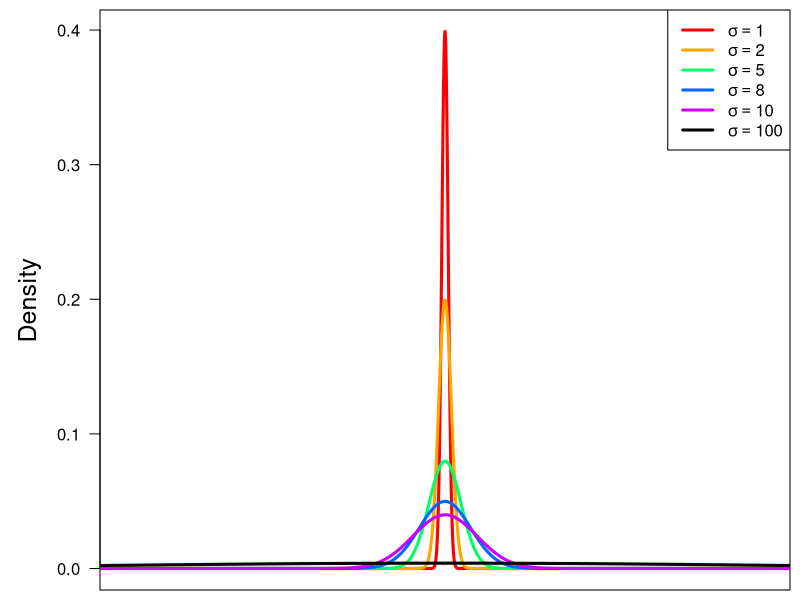
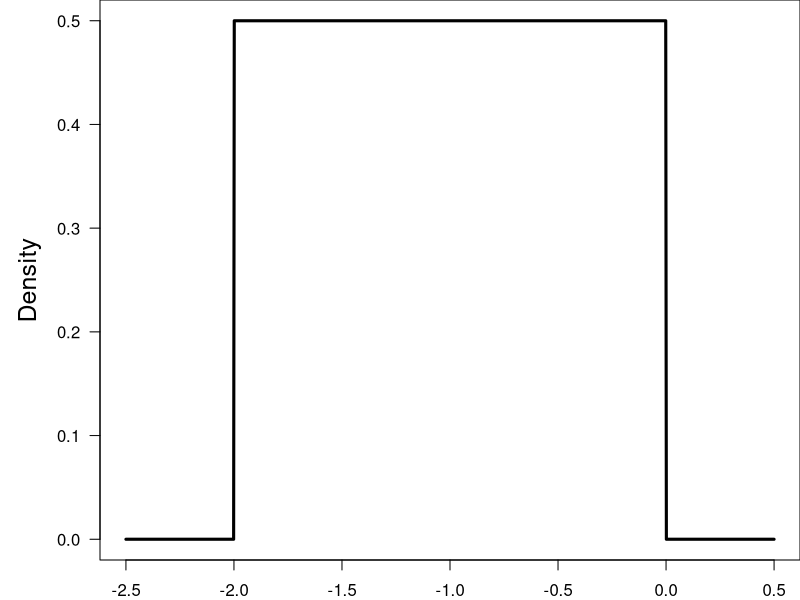
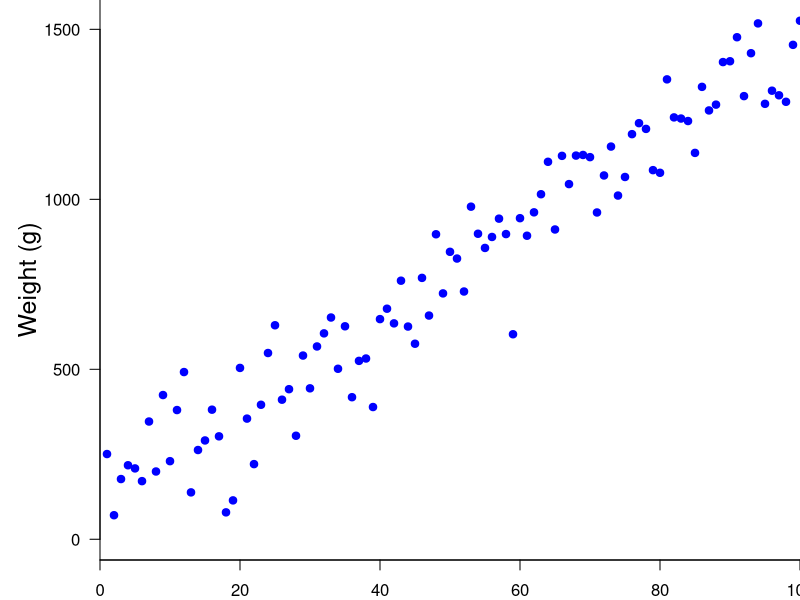
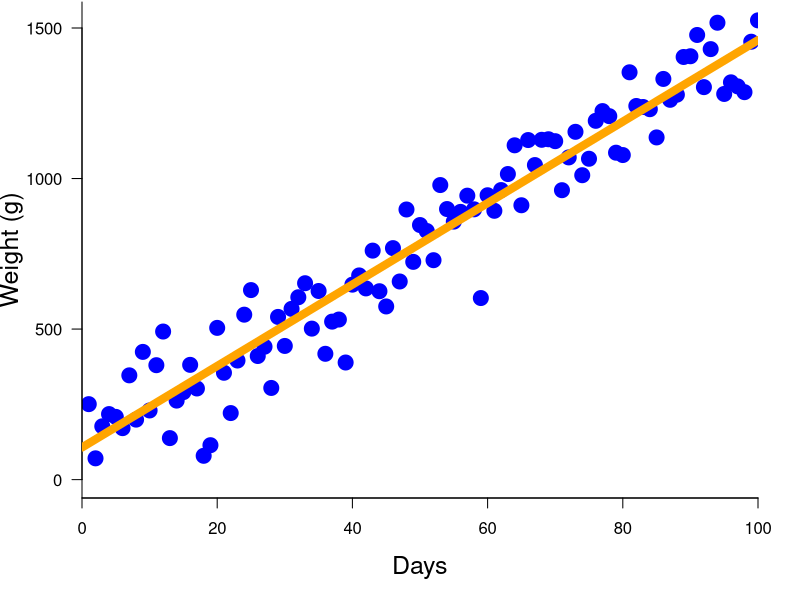
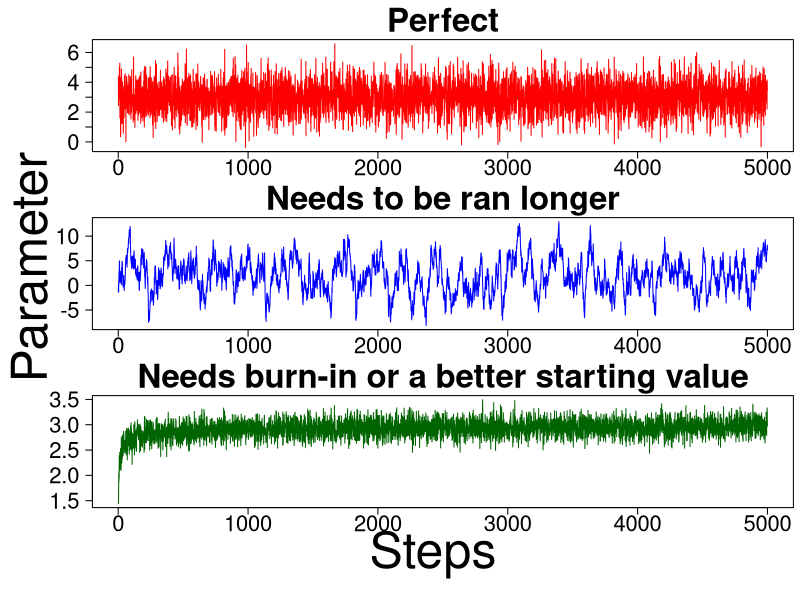
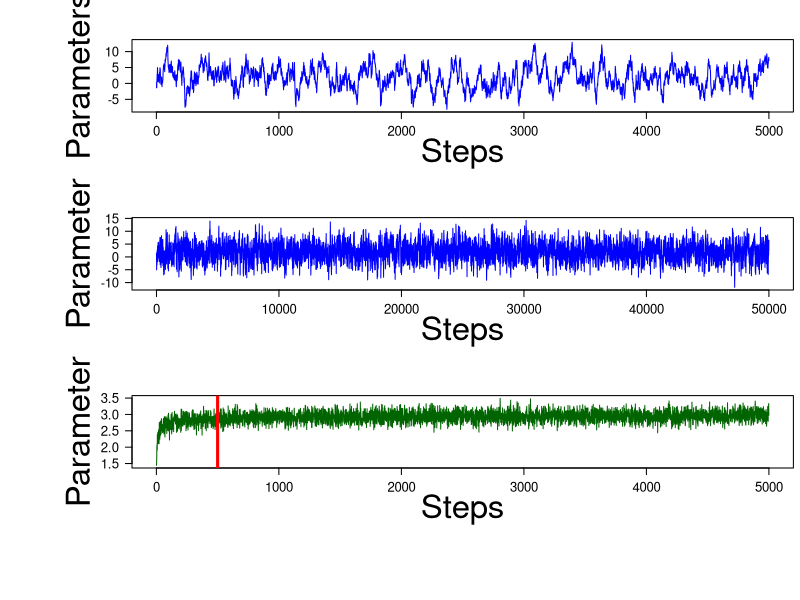
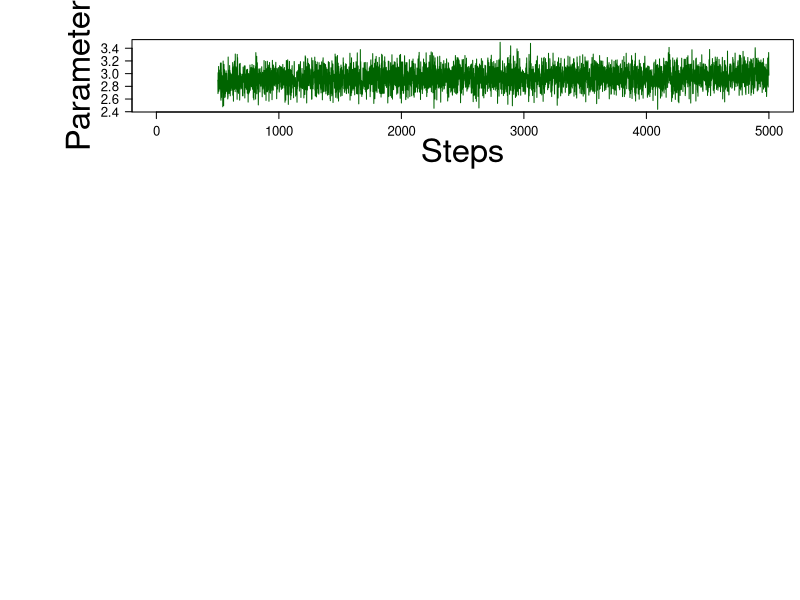

These figures' R source, in order:
## ---- chunk 1
par(mar=c(0.5,5,0.5,0.5))
couleur<-rainbow(5)
curve(dnorm, -100, 100, n = 10000, col = couleur[1], xaxt = "n",
      xlab = "", ylab = "Density", las = 1, cex.lab=1.5, lwd = 3)
curve(dnorm(x,mean = 0, sd = 2), -1000, 1000, add=TRUE,
      n=10000, col="orange", lwd = 3)
curve(dnorm(x,mean = 0, sd = 5), -1000, 1000, add=TRUE,
      n=10000,col=couleur[3], lwd = 3)
curve(dnorm(x,mean = 0, sd = 8), -1000, 1000, add=TRUE,
      n=10000,col=couleur[4], lwd = 3)
curve(dnorm(x,mean = 0, sd = 10), -1000, 1000, add=TRUE,
      n=10000,col=couleur[5], lwd = 3)
curve(dnorm(x,mean = 0, sd = 100), -1000, 1000, add=TRUE,
      n=10000, lwd = 3)
legend("topright",legend=c(expression(sigma==1),
                           expression(sigma==2),
                           expression(sigma==5),
                           expression(sigma==8),
                           expression(sigma==10),
                           expression(sigma==100)),col=c(couleur[1],
                                                   "orange",
                                                   couleur[3:5],
                                                   "black"),
       lty=1, lwd=3)
## ---- chunk 2
par(mar=c(2,5,0,0))
curve(dunif(x,min = -2, max = 0), n=1000, -2.5, 0.5, xlab = "",
      ylab = "Density", las = 1, cex.lab=1.5, lwd = 3)
## ---- chunk 3
set.seed(42)
x <- 1:100
#x <- seq(0.25, 1.36, length = 40)
y <- rnorm(length(x), 100 + x * 13.6, sd = 100)

plot(x,y,
     bty ="L",
     las = 1,
     xlab = "Days since birth",
     ylab = "Weight (g)",
     pch = 19, 
     col = " blue",
     xaxs = "i",
     xlim = c(0,100),
     ylim = range(0,y),
     cex.lab = 1.5)

reg <- lm(y ~ x)
## ---- chunk 4
par(mar = c(5.1, 4.1, 0.1, 2.1))

plot(x,y,
     bty ="L",
     las = 1,
     xlab = "Days",
     ylab = "Weight (g)",
     pch = 19, 
     col = " blue",
     xaxs = "i",
     xlim = c(0,100),
     ylim = range(0,y),
     cex.lab = 1.5,
     cex = 2)

abline(reg = reg, col = "orange", lwd = 8)
## ---- chunk 5
set.seed(42) # The answer !
par(mfrow=c(3,1),mar=c(2,2,3,0.5),oma=c(5,5,0,0))

perfect <- rnorm(5000,mean=3)
plot(perfect,type="l", ylab="",xlab="",las=1,cex.axis=2, col= "red")
title("Perfect",cex.main=3)

auto <- as.vector(arima.sim(n=5000,list(ar=c(0.95)),mean=0.1))
plot(auto,type="l", ylab="",xlab="",las=1,cex.axis=2, col= "blue")
title("Needs to be ran longer",cex.main=3)

burn <- 3/(1+(1:5000)^(-0.5))+rnorm(5000,sd=0.15)
plot(burn,type="l", ylab="",xlab="",las=1,cex.axis=2, col= "darkgreen")
title("Needs burn-in or a better starting value",cex.main=3)

mtext("Steps",side=1,cex=3,outer=TRUE,line=1.75)
mtext("Parameter",side=2,cex=3,outer=TRUE,line=1.25)
## ---- chunk 6
set.seed(42) # The answer !
par(mar=c(5,5,3,0.5))

plot(auto, type = "l", xlab = "Steps",  ylab = "Parameters", 
     las=1, cex.axis = 1.2, cex.lab = 3, col= "blue")
## ---- chunk 7
par(mar=c(5,5,3,0.5))

autoLong <- as.vector(arima.sim(n=50000,list(ar=c(0.95)),mean=0.1))
plot(autoLong, type = "l", xlab = "Steps", 
     ylab = "Parameter", las = 1, cex.axis = 1.2, cex.lab = 3, 
     col = "blue")
#plot(autoLong[seq(10,50000,by=10)], type = "l", xlab = "Steps", 
#     ylab = "Parameter", las = 1, cex.axis = 1.2, cex.lab = 3, 
#     col = "blue")
## ---- chunk 8
par(mar=c(5,5,3,0.5))

plot(burn, type = "l", xlab = "Steps",  ylab = "Parameter", 
     las=1, cex.axis = 1.2, cex.lab = 3, col= "darkgreen")

abline(v=500,col="red",lwd=3)
## ---- chunk 9
par(mar=c(5,5,3,0.5))

burnin<-burn
burnin[1:500]<-NA

plot(burnin, type = "l", xlab = "Steps",
     ylab = "Parameter", las=1, cex.axis = 1.2, cex.lab = 3, 
     col= "darkgreen")
